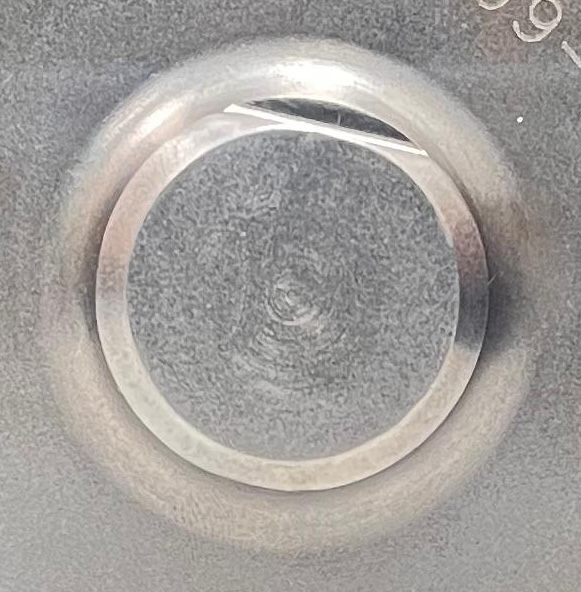
#> input picture frontView.jpeg, 581 x 592 px
$ python findCircles.py
#> lines starting #> are read from the running program, lines starting #| are printed output that depends on the picture; after the words box and inside, x2 and y2 are one past the last pixel; in counts of white or black regions, pixels touching at a corner belong together; long printed decimals are rounded
import cv2  # OpenCV library for image processing
import numpy as np  # NumPy library for numerical operations
import os  # Operating system interface
from pathlib import Path  # Object-oriented filesystem paths
import csv  # CSV file handling
import argparse  # Command-line argument parsing

# Define relative paths using Path for cross-platform compatibility
base_path = Path(__file__).parent  # Get the directory containing this script
image_path = base_path / "frontView.jpeg"  # Path to input image
output_csv_path = base_path / "outputWithCircles.csv"  # Path for CSV output
processed_image_path = base_path / "processedImageWithCircles.jpeg"  # Path for processed image output

def calculate_length(contour):
    """Calculate the perimeter length of a contour."""
    perimeter = cv2.arcLength(contour, True)  # True indicates closed contour
    return perimeter

def get_dimensions(image_path, reference_dimension, output_csv, processed_image_path, min_radius=1, target_labels=None):
    """Detect circles in an image, calculate dimensions, and save results."""
#> called with reference_dimension = 25, min_radius = 1
    # Validate image_path type
    if not isinstance(image_path, (str, Path)):
        raise TypeError(f"Expected a string or Path for image_path, but got {type(image_path)}")

    image_path = str(image_path)  # Convert Path to string if necessary

    # Check if image file exists
    if not os.path.exists(image_path):
        raise FileNotFoundError(f"File not found at {image_path}")

    # Load and validate image
    image = cv2.imread(image_path)
#> image is the input picture: shape (592, 581, 3); mean B, G, R 156.2, 159.5, 163
    if image is None:
        raise ValueError(f"Failed to load image from {image_path}. Ensure the file exists and is in a supported format.")

    # Convert image to grayscale for processing
    image_gray = cv2.cvtColor(image, cv2.COLOR_BGR2GRAY)
    print("Image loaded and processed successfully.")

    # Apply Gaussian blur to reduce noise and improve edge detection
    image_gray = cv2.GaussianBlur(image_gray, (5, 5), 0)
    # Detect edges using Canny edge detector
    edges = cv2.Canny(image_gray, 100, 200)
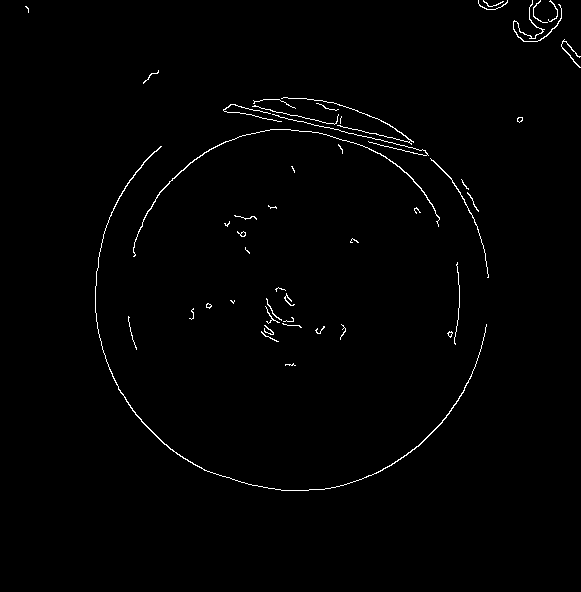
#> edges: shape (592, 581); 1% white in thin lines or dots, all inside (x1, y1, x2, y2) = (25, 0, 581, 491)
    # Find contours in the edge-detected image
    contours, _ = cv2.findContours(edges, cv2.RETR_LIST, cv2.CHAIN_APPROX_SIMPLE)
#> contours = 51 contours, 43 with area under 20; largest, box (x1, y1, x2, y2) and area: (95, 146, 487, 491) 208, (133, 129, 440, 257) 128, (513, 0, 562, 42) 54, (430, 158, 489, 278) 40, (561, 39, 581, 68) 30, (281, 97, 414, 145) 28, (237, 231, 246, 237) 20, (517, 117, 523, 123) 20

    # Calculate scaling factor using the largest contour as reference
    reference_contour = max(contours, key=cv2.contourArea)  # Largest contour by area
#> reference_contour = contour of 661 points, box (x1, y1, x2, y2) (95, 146, 487, 491), area 208
    scaling_factor = 0
    if reference_contour is not None and reference_dimension is not None:
        reference_object_length_pixels = calculate_length(reference_contour)
#> in calculate_length, `perimeter = cv2.arcLength(contour, True)`: perimeter = 1591.3
#> reference_object_length_pixels = 1591.3
        if reference_object_length_pixels > 0:
            scaling_factor = reference_dimension / reference_object_length_pixels  # Pixels to mm conversion
#> scaling_factor = 0.0157
        else:
            raise ValueError("Reference object's contour has zero length.")

    # Find the largest enclosing circle (outermost circle)
    largest_contour = max(contours, key=cv2.contourArea)
#> largest_contour has the same summary as reference_contour
    (outer_x, outer_y), outer_radius = cv2.minEnclosingCircle(largest_contour)
#> outer_x = 290.7; outer_y = 294.1; outer_radius = 198.2
    outer_radius_scaled = outer_radius * scaling_factor  # Scale radius to physical units (mm)
#> outer_radius_scaled = 3.11
    print(f"Outermost circle center: ({outer_x}, {outer_y}), Radius: {outer_radius_scaled:.2f} mm")
#| Outermost circle center: (290.676, 294.147), Radius: 3.11 mm

    resultsForCircles = []  # List to store circle data
    annotated_image = image.copy()  # Copy of original image for annotations
    circle_index = 1  # Counter for labeling circles

    # Process each contour to find and annotate circles
    for contour in contours:
        (x, y), radius = cv2.minEnclosingCircle(contour)  # Get minimum enclosing circle
        unit = radius * scaling_factor  # Convert radius to physical units (mm)
        distance_from_outer_center = np.sqrt((x - outer_x)**2 + (y - outer_y)**2)  # Distance from outer circle center

        # Filter circles: above minimum radius and within outermost circle
        if unit >= min_radius and (distance_from_outer_center + radius) <= outer_radius:
            circle_label = f"C{circle_index}"  # Label format: C1, C2, etc.
            if target_labels is None or circle_label in target_labels:  # Check if circle is in target list
                diameter_mm = 2 * unit  # Calculate diameter
                ds_value = f"(DS={unit * 10:.2f})"  # DS value (diameter scaled by 10)
                # Store circle data
                resultsForCircles.append({"Circle Index": circle_label, "Radius (mm)": unit, "Diameter (mm)": diameter_mm})
                print(f"Circle {circle_label}: Diameter {diameter_mm:.2f} mm")

                center = (int(x), int(y))  # Circle center as integers
                # Draw circle on annotated image in blue
                cv2.circle(annotated_image, center, int(radius), (255, 0, 0), 2)

                # Draw circle label in blue
                (text_width, _), _ = cv2.getTextSize(circle_label, cv2.FONT_HERSHEY_SIMPLEX, 0.5, 1)
                cv2.putText(annotated_image, circle_label, center, cv2.FONT_HERSHEY_SIMPLEX, 0.5, (255, 0, 0), 1)

                # Draw DS value in red next to label
                ds_position = (center[0] + text_width, center[1])
                cv2.putText(annotated_image, ds_value, ds_position, cv2.FONT_HERSHEY_SIMPLEX, 0.5, (0, 0, 255), 1)

            circle_index += 1  # Increment circle counter
#> this loop made 51 passes
#> (x, y, radius, unit, distance_from_outer_center, circle_label, diameter_mm, ds_value) on pass 32: (290.7, 294.1, 198.2, 3.11, 0, 'C1', 6.23, '(DS=31.13)')
#> (x, y, radius, unit, distance_from_outer_center) on passes 1 to 6: (290, 364.5, 5.03, 0.0789, 70.36), (450, 334, 2.24, 0.0351, 164.2), (450, 333.9, 3.09, 0.0486, 164.2), (269.5, 336, 9.86, 0.155, 46.91), (319.9, 328.9, 5.02, 0.0789, 45.41), (268.5, 329.5, 6.36, 0.1, 41.73)
#| Circle C1: Diameter 6.23 mm
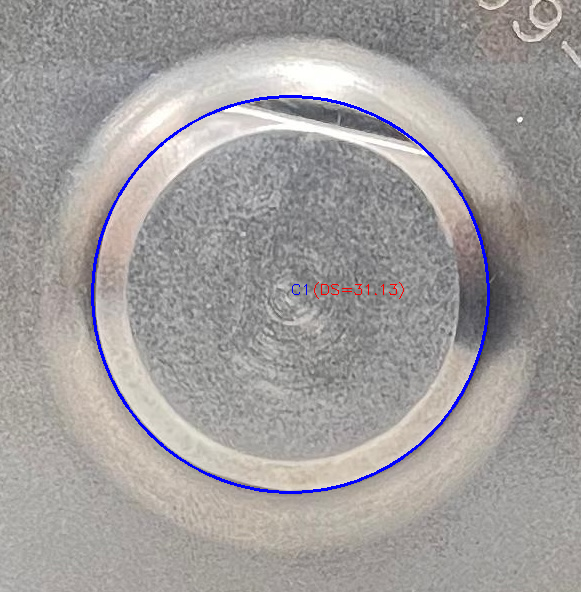
#> annotated_image: shape (592, 581, 3); 1.15% of pixels changed, all inside (x1, y1, x2, y2) = (91, 95, 490, 494)
#> after the loop, circle_index = 2; resultsForCircles = 1 item

    # Save the annotated image
    cv2.imwrite(processed_image_path, annotated_image)
    print(f"Processed image saved to {processed_image_path}")

    # Write results to CSV file
    with open(output_csv, mode='w', newline='') as csv_file:
        fieldnames = ["S.No.", "Index", "\u2300 / 2(mm)", "r.\u03b8(mm)"]  # CSV column headers (unicode for symbols)
        writer = csv.DictWriter(csv_file, fieldnames=fieldnames)
        writer.writeheader()

        # Write each circle's data to CSV
        for index, result in enumerate(resultsForCircles, start=1):
            result_with_serial = {
                "S.No.": index,  # Serial number
                "Index": result["Circle Index"],  # Circle label
                "\u2300 / 2(mm)": result["Radius (mm)"],  # Radius in mm
                "r.\u03b8(mm)": ""  # Placeholder for potential future use
            }
            writer.writerow(result_with_serial)
#> this loop made 1 pass
#> index on pass 1: 1

    print(f"Filtered results saved to {output_csv}")
    print(f"Number of circles: {len(resultsForCircles)}")
#| Number of circles: 1
    return resultsForCircles  # Return list of circle data

if __name__ == "__main__":
    # Set up command-line argument parser
    parser = argparse.ArgumentParser(description='Detect circles in an image and output specified circles.')
    parser.add_argument('--labels', nargs='+', type=str, help='List of circle labels to include (e.g., C1 C2)')
    args = parser.parse_args()

    reference_dimension = 25.0  # Reference dimension in mm for scaling
    # Call the main function with specified parameters
    get_dimensions(
        image_path=image_path,
        reference_dimension=reference_dimension,
        output_csv=output_csv_path,
        processed_image_path=processed_image_path,
        min_radius=1,  # Minimum radius threshold
        target_labels=args.labels  # Optional list of target circle labels
    )

$ run again, with headTop.jpeg copied over frontView.jpeg
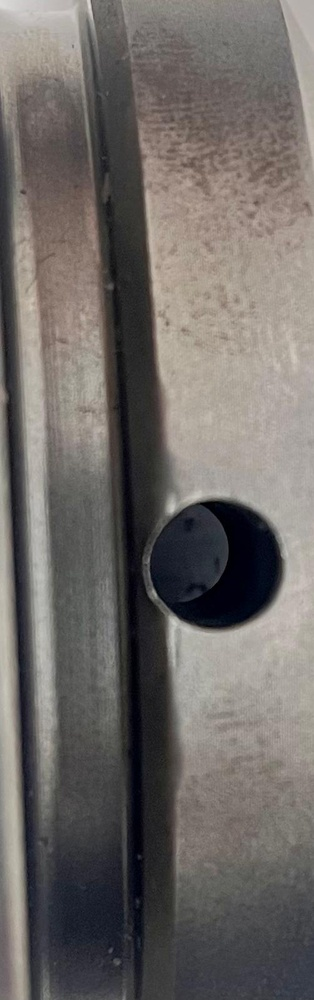
#> input picture headTop.jpeg, 314 x 1000 px, shrunk from 502 x 1601 before the run
#> in get_dimensions, image is the input picture: shape (1000, 314, 3); mean B, G, R 102.2, 105.3, 110.1
#> in get_dimensions, `edges = cv2.Canny(image_gray, 100, 200)`:
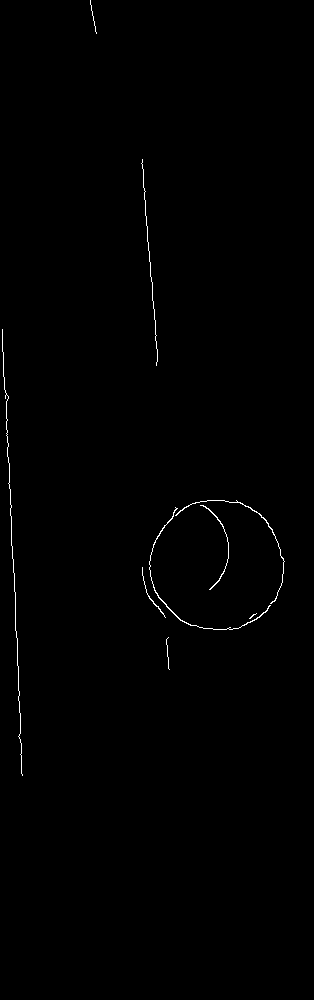
#> edges: shape (1000, 314); 0.45% white in thin lines or dots, all inside (x1, y1, x2, y2) = (2, 0, 285, 776)
#> contours = 9 contours, 6 with area under 20; largest, box (x1, y1, x2, y2) and area: (149, 507, 271, 630) 70, (175, 500, 285, 604) 42, (200, 505, 229, 590) 33
#> reference_contour = contour of 215 points, box (x1, y1, x2, y2) (149, 507, 271, 630), area 70
#> perimeter = 494.1
#> scaling_factor = 0.0506
#> largest_contour has the same summary as reference_contour
#> outer_x = 217.1; outer_y = 562; outer_radius = 69.25
#> outer_radius_scaled = 3.5
#| Outermost circle center: (217.114, 561.974), Radius: 3.50 mm
#> the loop in get_dimensions, `for contour in contours:` made 9 passes
#> (x, y, radius, unit, distance_from_outer_center, circle_label, diameter_mm, ds_value) on pass 4: (217.1, 562, 69.25, 3.5, 0, 'C1', 7.01, '(DS=35.04)')
#> (printed output is left out)
#> after the loop in get_dimensions, `for contour in contours:`:
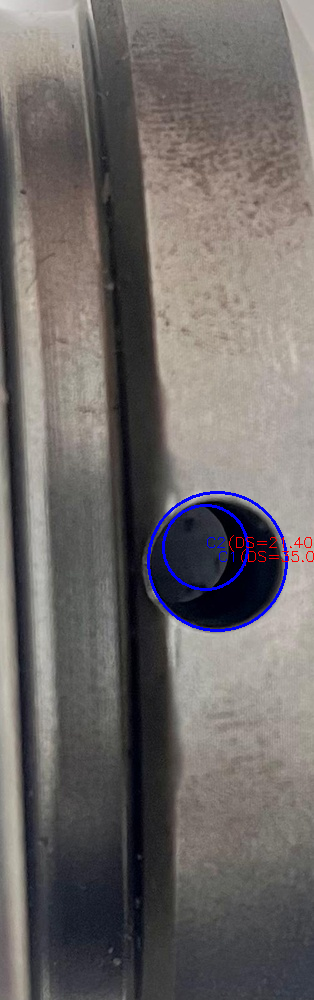
#> annotated_image: shape (1000, 314, 3); 0.79% of pixels changed, all inside (x1, y1, x2, y2) = (147, 491, 314, 632)
#> after the loop in get_dimensions, `for contour in contours:`: circle_index = 3; resultsForCircles = 2 items
#> the loop in get_dimensions, `for index, result in enumerate(resultsForCircles, start=1):` made 2 passes
#> (index, result_with_serial) on pass 1: (1, {'S.No.': 1, 'Index': 'C1', '⌀ / 2(mm)': 3.5, 'r.θ(mm)': ''})
#| Number of circles: 2

$ run again, with image1.jpeg copied over frontView.jpeg
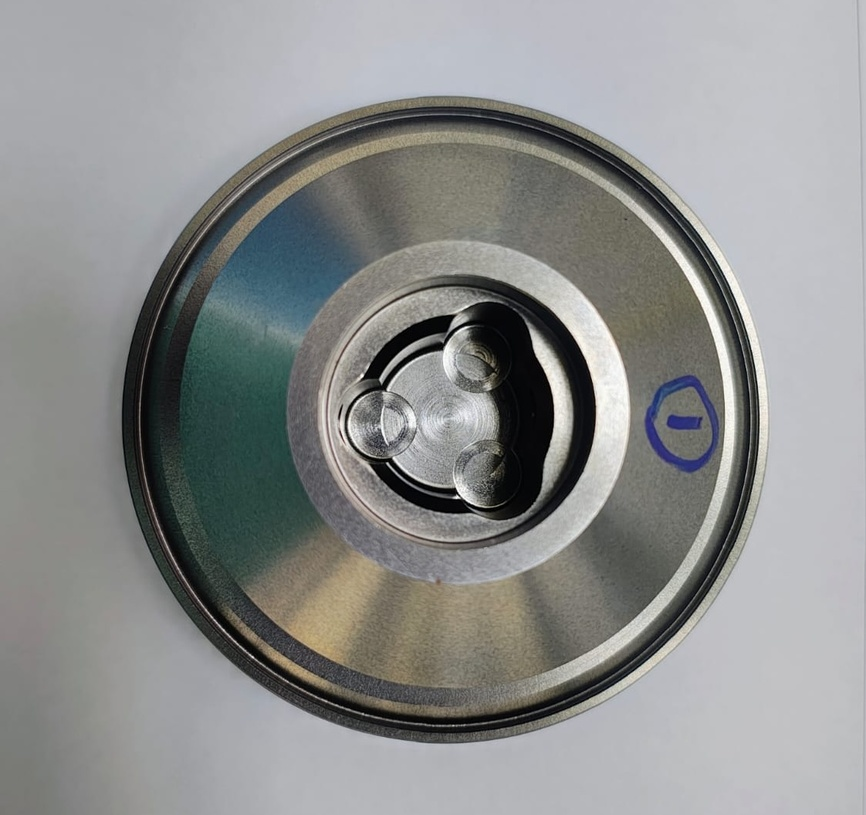
#> input picture image1.jpeg, 866 x 815 px, shrunk from 1122 x 1055 before the run
#> in get_dimensions, image is the input picture: shape (815, 866, 3); mean B, G, R 141.4, 142.1, 140.6
#> in get_dimensions, `edges = cv2.Canny(image_gray, 100, 200)`:
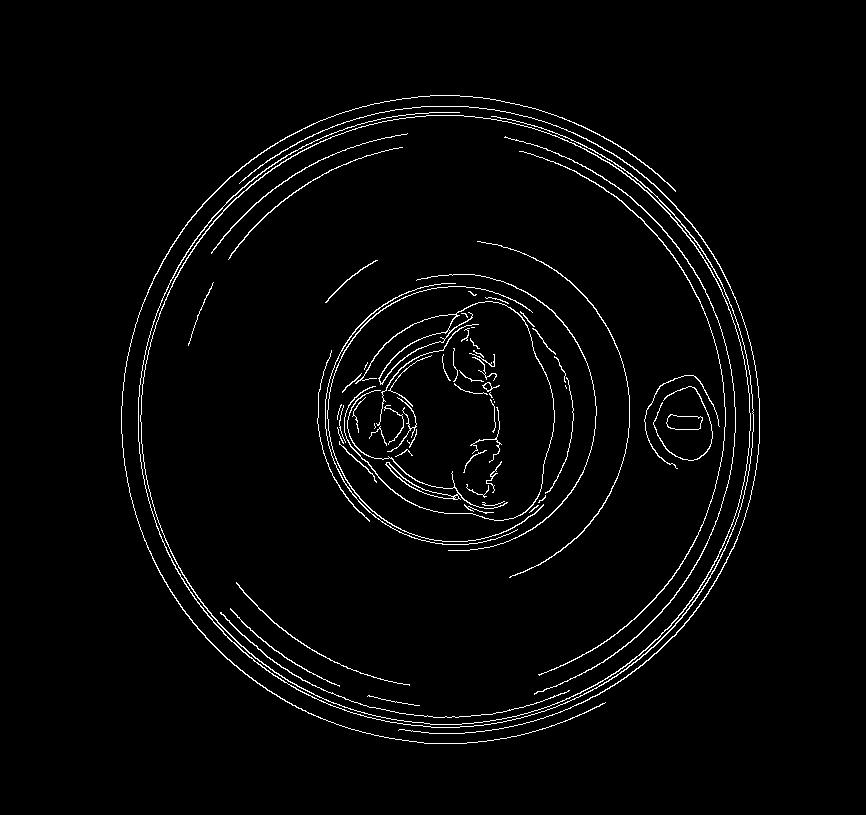
#> edges: shape (815, 866); 2.5% white in thin lines or dots, all inside (x1, y1, x2, y2) = (121, 95, 760, 744)
#> contours = 77 contours, 45 with area under 20; largest, box (x1, y1, x2, y2) and area: (140, 115, 751, 725) 291480, (140, 115, 751, 725) 290968, (344, 301, 555, 521) 876, (379, 329, 451, 384) 604, (138, 112, 754, 728) 472
#> reference_contour = contour of 858 points, box (x1, y1, x2, y2) (140, 115, 751, 725), area 291480
#> perimeter = 2020.3
#> scaling_factor = 0.0124
#> largest_contour has the same summary as reference_contour
#> outer_x = 445.2; outer_y = 419.4; outer_radius = 305.4
#> outer_radius_scaled = 3.78
#| Outermost circle center: (445.156, 419.427), Radius: 3.78 mm
#> the loop in get_dimensions, `for contour in contours:` made 77 passes
#> (x, y, radius, unit, distance_from_outer_center, circle_label, diameter_mm, ds_value) on passes 33, 50, 60, 63, 64, 66, 68: (429, 454.5, 91.33, 1.13, 38.62, 'C1', 2.26, '(DS=11.30)'), (350, 435.5, 87.59, 1.08, 96.5, 'C2', 2.17, '(DS=10.84)'), (460.4, 413.5, 117.9, 1.46, 16.36, 'C3', 2.92, '(DS=14.58)'), (455.2, 413.5, 128.3, 1.59, 11.67, 'C4', 3.17, '(DS=15.87)'), (455.5, 413.6, 131.5, 1.63, 11.9, 'C5', 3.25, '(DS=16.27)'), (457.9, 411.7, 138.8, 1.72, 14.96, 'C6', 3.44, '(DS=17.18)'), (493.5, 409, 168.8, 2.09, 49.46, 'C7', 4.18, '(DS=20.89)')
#> (printed output is left out)
#> after the loop in get_dimensions, `for contour in contours:`:
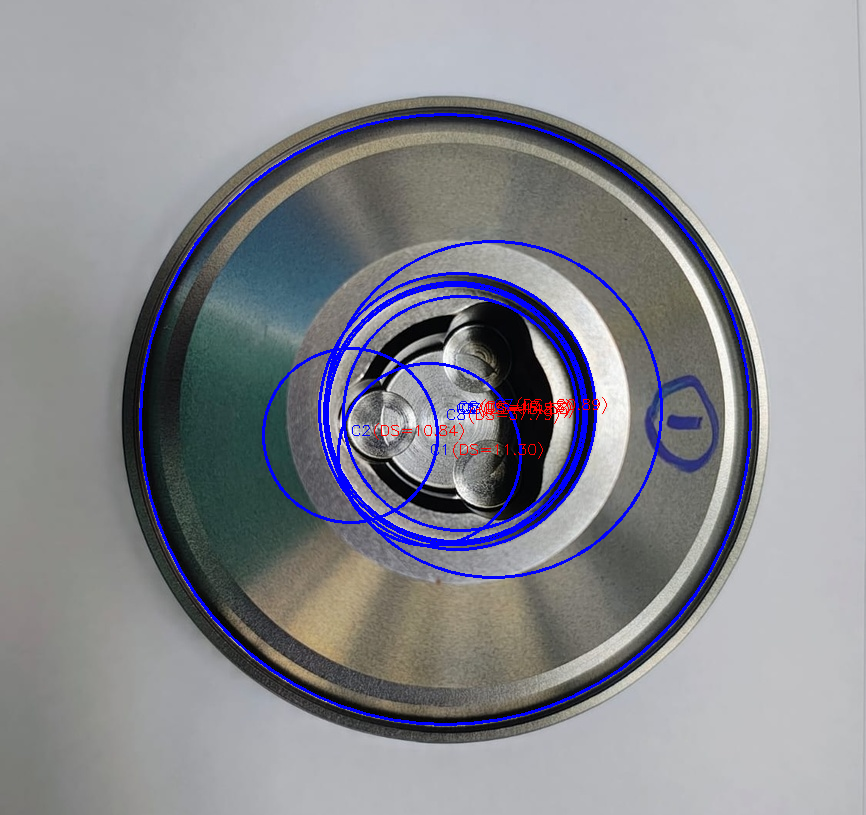
#> annotated_image: shape (815, 866, 3); 3.14% of pixels changed, all inside (x1, y1, x2, y2) = (139, 113, 752, 726)
#> after the loop in get_dimensions, `for contour in contours:`: circle_index = 9; resultsForCircles = 8 items
#> the loop in get_dimensions, `for index, result in enumerate(resultsForCircles, start=1):` made 8 passes
#| Number of circles: 8
